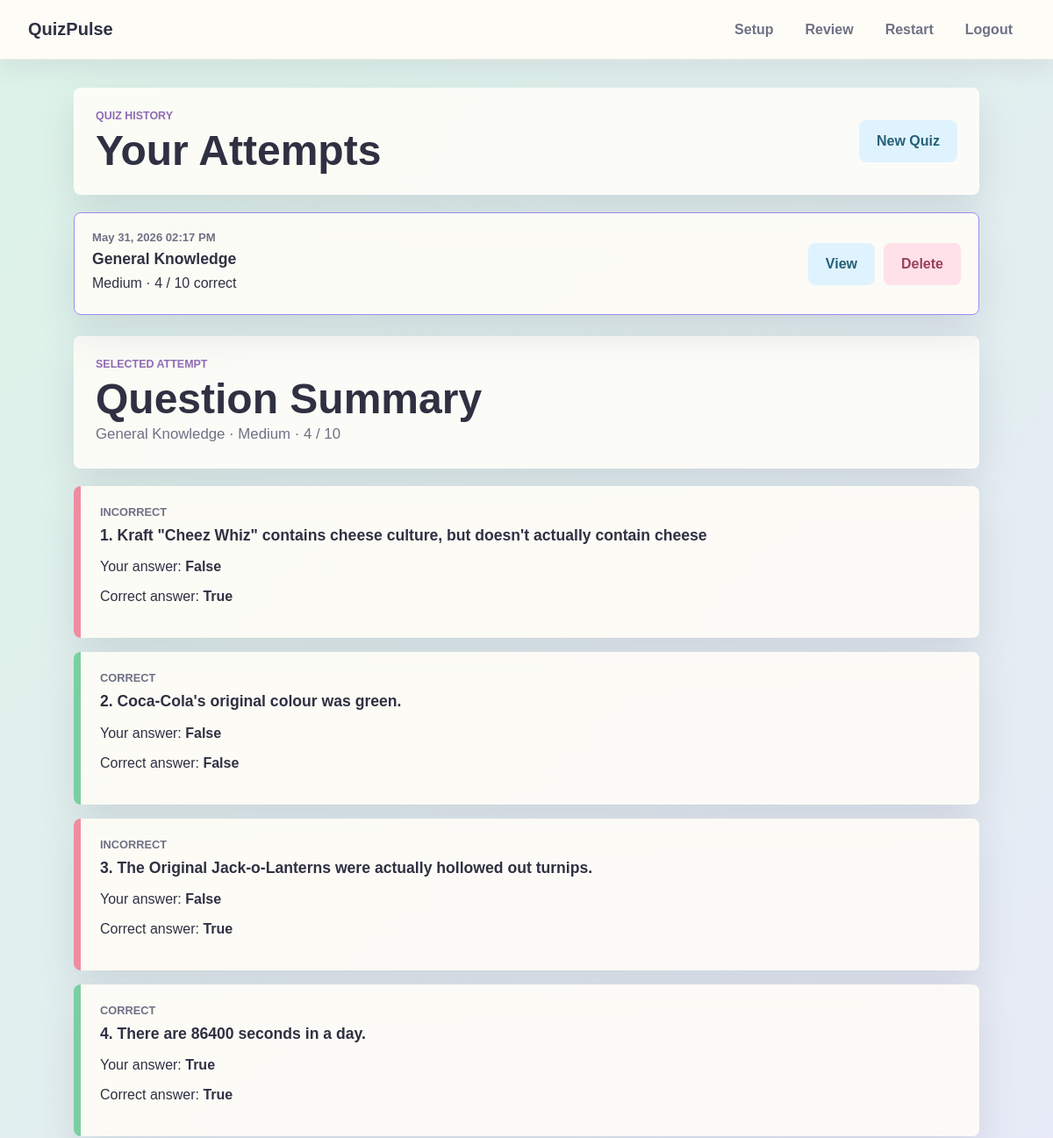
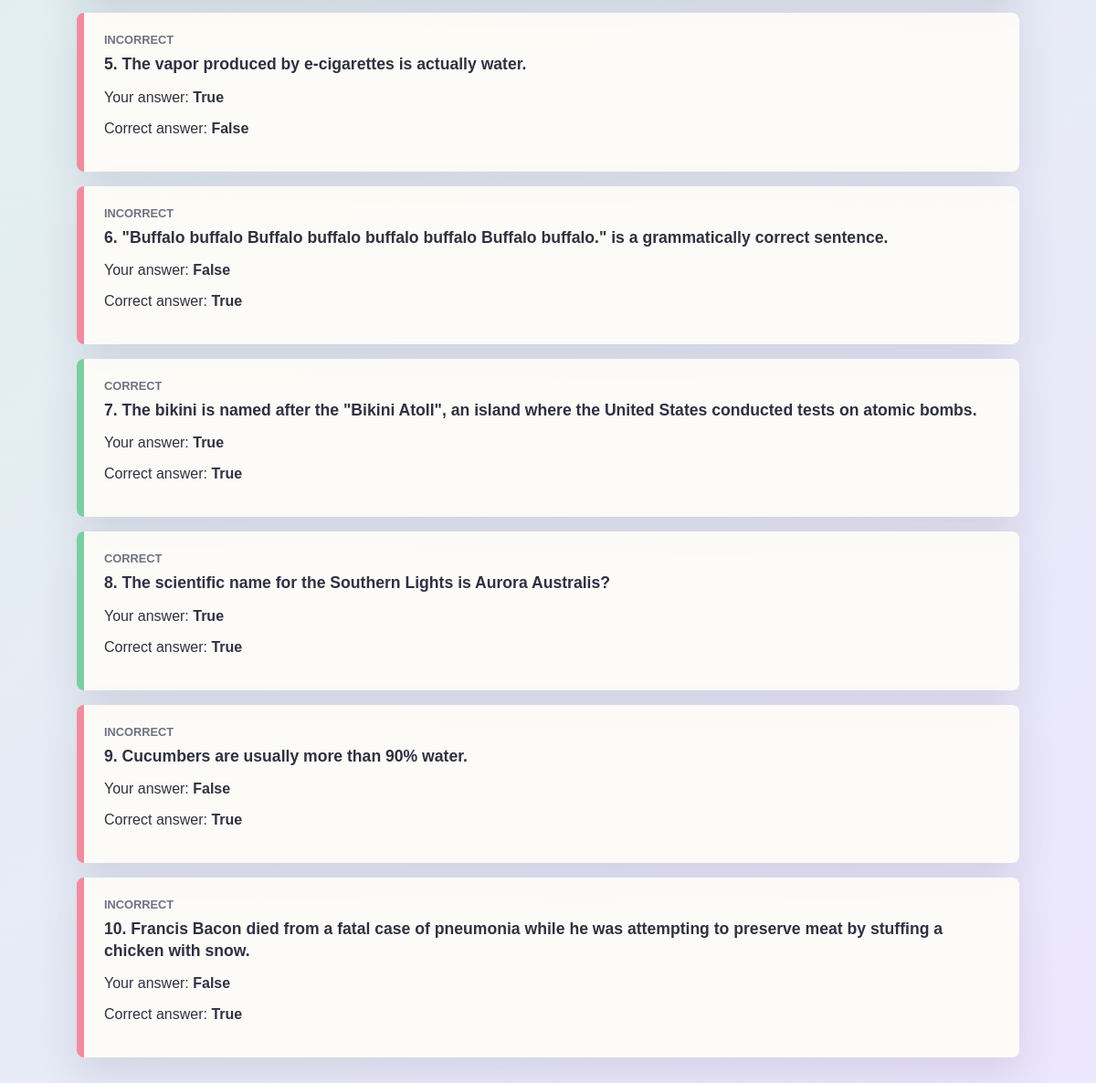
/QuizPulse/review/ (signed in), run on the app's committed database (2 pictures, top to bottom).
### QuizPulse/models.py (models this page shows, shortened)
class QuizAttempt(models.Model):
    user = models.ForeignKey(User, on_delete=models.CASCADE, related_name="quiz_attempts")
    category = models.CharField(max_length=255)
    difficulty = models.CharField(max_length=20)
    score = models.PositiveIntegerField(default=0)
    total_questions = models.PositiveIntegerField(default=0)
    date_played = models.DateTimeField(auto_now_add=True)
    class Meta:
        ordering = ["-date_played"]

class UserAnswer(models.Model):
    quiz_attempt = models.ForeignKey(
        QuizAttempt,
        on_delete=models.CASCADE,
        related_name="answers",
    )
    question_text = models.TextField()
    user_selected_answer = models.CharField(max_length=500)
    correct_answer = models.CharField(max_length=500)
    is_correct = models.BooleanField(default=False)

### QuizPulse/views.py (the view)
# urls.py: path("review/", views.review, name="review"),
@login_required(login_url="QuizPulse:login")
def review(request, attempt_id=None):
    attempts = QuizAttempt.objects.filter(user=request.user).prefetch_related("answers")
    selected_attempt = None
    review_items = []
    if attempt_id:
        selected_attempt = get_object_or_404(attempts, id=attempt_id)
    elif attempts:
        selected_attempt = attempts.first()
    if selected_attempt:
        review_items = selected_attempt.answers.all()
    return render(
        request,
        "QuizPulse/review.html",
        {
            "attempts": attempts,
            "selected_attempt": selected_attempt,
            "review_items": review_items,
        },
    )

### QuizPulse/templates/QuizPulse/review.html (shortened to what this page needs)
{% extends 'QuizPulse/base.html' %}
{% block content %}
<section class="review-header">
    <div>
        <p class="eyebrow">Quiz history</p>
        <h1>Your Attempts</h1>
    </div>
    <a class="secondary-button" href="{% url 'QuizPulse:restart' %}">New Quiz</a>
</section>
<section class="attempt-list">
    {% for attempt in attempts %}
        <article class="attempt-card {% if selected_attempt.id == attempt.id %}active{% endif %}">
            <div>
                <p class="attempt-date">{{ attempt.date_played|date:"M d, Y h:i A" }}</p>
                <h2>{{ attempt.category }}</h2>
                <p>{{ attempt.difficulty|title }} &middot; {{ attempt.score }} / {{ attempt.total_questions }} correct</p>
            </div>
            <div class="attempt-actions">
                <a class="secondary-button" href="{% url 'QuizPulse:review_attempt' attempt.id %}">View</a>
                <form method="post" action="{% url 'QuizPulse:delete_attempt' attempt.id %}">
                    <button class="danger-button" type="submit">Delete</button>
                </form>
            </div>
        </article>
    {% empty %}
        <article class="empty-state">
            <h2>No quiz attempt yet</h2>
            <p>Start a quiz first, then your quiz history will appear here.</p>
            <a class="primary-button" href="{% url 'QuizPulse:home' %}">Go to Setup</a>
        </article>
    {% endfor %}
</section>
{% if selected_attempt %}
    <section class="review-header detail-header">
        <div>
            <p class="eyebrow">Selected attempt</p>
            <h1>Question Summary</h1>
            <p class="intro">
                {{ selected_attempt.category }} &middot; {{ selected_attempt.difficulty|title }} &middot;
                {{ selected_attempt.score }} / {{ selected_attempt.total_questions }}
            </p>
        </div>
    </section>
    <section class="review-list">
        {% for item in review_items %}
            <article class="review-card {% if item.is_correct %}correct{% else %}incorrect{% endif %}">
                <div class="review-status">{% if item.is_correct %}Correct{% else %}Incorrect{% endif %}</div>
                <h2>{{ forloop.counter }}. {{ item.question_text }}</h2>
                <p>Your answer: <strong>{{ item.user_selected_answer }}</strong></p>
                <p>Correct answer: <strong>{{ item.correct_answer }}</strong></p>
            </article>
        {% empty %}
            <article class="empty-state">
                <h2>No answers saved</h2>
                <p>This attempt does not have answer details yet.</p>
            </article>
        {% endfor %}
    </section>
{% endif %}
{% endblock %}

### QuizPulse/static/QuizPulse/style.css (style rules this page uses)
:root { --ink: #2f3142; --muted: #6f7185; --mint: #d9f3e6; --rose: #ffe1e9; --lilac: #e9e2ff; --sky: #dff3ff; --butter: #fff2c8; --white: #fffdf8; --line: #ece8df; --success: #7acfa0; --danger: #f08ca0; --shadow: 0 18px 45px rgba(78, 72, 104, 0.14); }
* { box-sizing: border-box; }
body { margin: 0; min-height: 100vh; color: var(--ink); font-family: Arial, Helvetica, sans-serif; background: linear-gradient(135deg, rgba(217, 243, 230, 0.9), rgba(233, 226, 255, 0.85)), var(--white); }
a { color: inherit; text-decoration: none; }
.hero-panel, .form-panel, .auth-panel, .quiz-panel, .result-panel, .review-header, .empty-state { background: rgba(255, 253, 248, 0.86); border: 1px solid rgba(255, 255, 255, 0.8); border-radius: 8px; box-shadow: var(--shadow); }
.eyebrow { color: #8f6bb5; font-size: 0.78rem; font-weight: 800; letter-spacing: 0; margin: 0 0 8px; text-transform: uppercase; }
h1, h2, p { margin-top: 0; }
h1 { font-size: clamp(2rem, 4vw, 3.5rem); line-height: 1.05; margin-bottom: 12px; }
h2 { font-size: 1.1rem; line-height: 1.35; }
.intro, .score-line { color: var(--muted); font-size: 1.05rem; line-height: 1.7; margin-bottom: 0; }
.primary-button, .secondary-button, .danger-button { align-items: center; border: 0; border-radius: 8px; cursor: pointer; display: inline-flex; font: inherit; font-weight: 800; justify-content: center; min-height: 48px; padding: 0 20px; }
.secondary-button { background: var(--sky); color: #266077; }
.danger-button { background: var(--rose); color: #9a4058; }
.quiz-meta, .action-row, .review-header { align-items: center; display: flex; gap: 14px; justify-content: space-between; }
.review-header { margin-bottom: 20px; padding: 24px; }
.review-header h1 { margin-bottom: 0; }
.detail-header { margin-top: 24px; }
.attempt-list { display: grid; gap: 14px; }
.attempt-card { align-items: center; background: rgba(255, 253, 248, 0.9); border: 1px solid var(--line); border-radius: 8px; box-shadow: var(--shadow); display: flex; gap: 16px; justify-content: space-between; padding: 20px; }
.attempt-card.active { border-color: #9b8df0; }
.attempt-card h2, .attempt-card p { margin-bottom: 6px; }
.attempt-date { color: var(--muted); font-size: 0.82rem; font-weight: 800; }
.attempt-actions { display: flex; flex-wrap: wrap; gap: 10px; justify-content: flex-end; }
.attempt-actions form { margin: 0; }
.review-list { display: grid; gap: 16px; }
.review-card { background: rgba(255, 253, 248, 0.9); border-left: 8px solid var(--line); border-radius: 8px; box-shadow: var(--shadow); padding: 22px; }
.review-card.correct { border-left-color: var(--success); }
.review-card.incorrect { border-left-color: var(--danger); }
.review-status { color: var(--muted); font-size: 0.8rem; font-weight: 800; margin-bottom: 8px; text-transform: uppercase; }

### data on the page
QuizAttempt: date_played "May 31, 2026 02:17 PM", category "General Knowledge", difficulty "Medium", score "4", total_questions "10"
UserAnswer: is_correct "INCORRECT", question_text "Kraft \"Cheez Whiz\" contains cheese culture, but doesn't actually contain cheese", user_selected_answer "False", correct_answer "True"
UserAnswer: is_correct "CORRECT", question_text "Coca-Cola's original colour was green.", user_selected_answer "False", correct_answer "False"
UserAnswer: is_correct "INCORRECT", question_text "The Original Jack-o-Lanterns were actually hollowed out turnips.", user_selected_answer "False", correct_answer "True"
UserAnswer: is_correct "CORRECT", question_text "There are 86400 seconds in a day.", user_selected_answer "True", correct_answer "True"
UserAnswer: is_correct "INCORRECT", question_text "The vapor produced by e-cigarettes is actually water.", user_selected_answer "True", correct_answer "False"
UserAnswer: is_correct "INCORRECT", question_text "\"Buffalo buffalo Buffalo buffalo buffalo buffalo Buffalo buffalo.\" is a grammatically correct sentence.", user_selected_answer "False", correct_answer "True"
UserAnswer: is_correct "CORRECT", question_text "The bikini is named after the \"Bikini Atoll\", an island where the United States conducted tests on atomic bombs.", user_selected_answer "True", correct_answer "True"
UserAnswer: is_correct "CORRECT", question_text "The scientific name for the Southern Lights is Aurora Australis?", user_selected_answer "True", correct_answer "True"
UserAnswer: is_correct "INCORRECT", question_text "Cucumbers are usually more than 90% water.", user_selected_answer "False", correct_answer "True"
UserAnswer: is_correct "INCORRECT", question_text "Francis Bacon died from a fatal case of pneumonia while he was attempting to preserve meat by stuffing a chicken with snow.", user_selected_answer "False", correct_answer "True"
